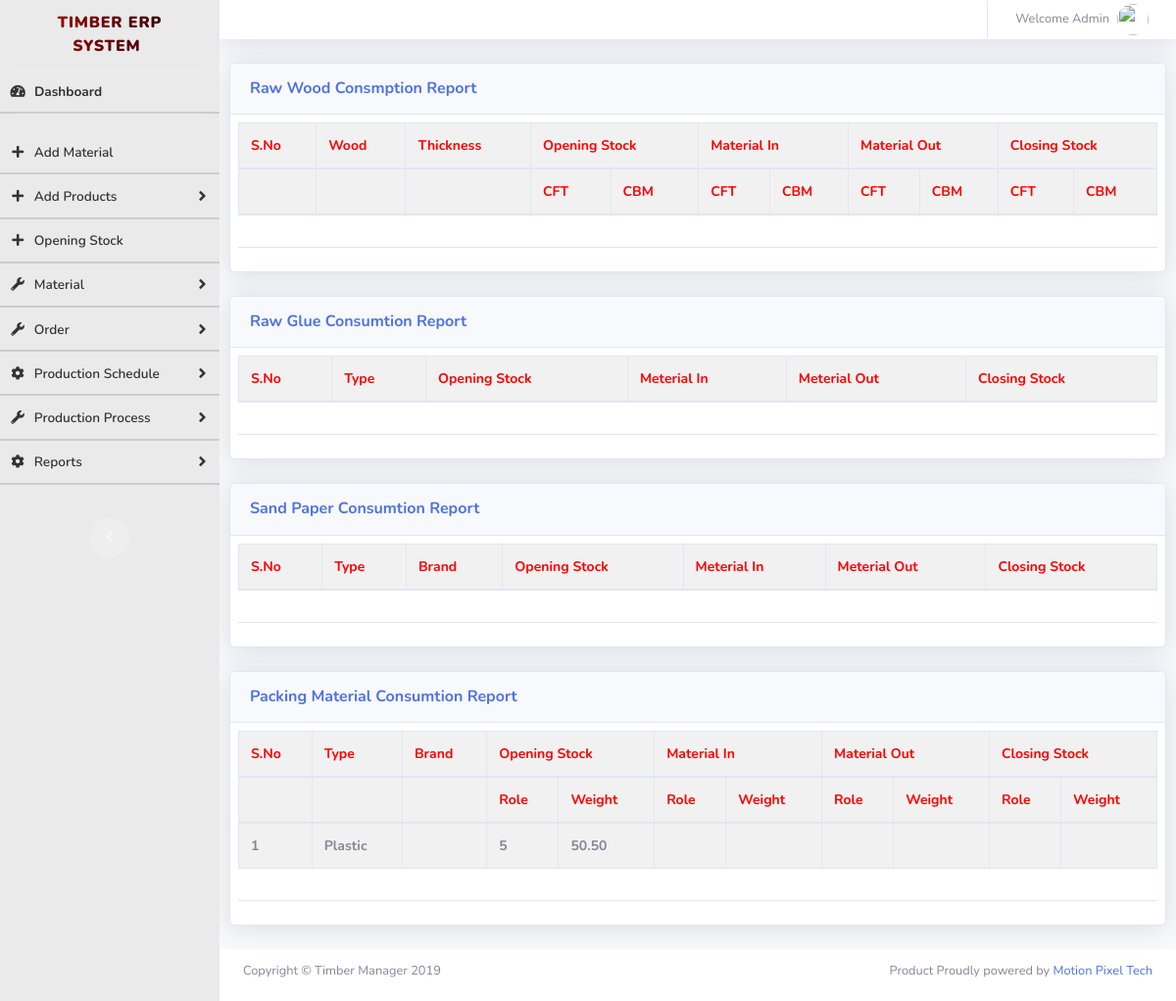
/raw_consumtion_stock.php (signed in), run on the app's committed database.
### tables this page shows
CREATE TABLE `ta_packing_material` (
  `pm_id` int(11) NOT NULL,
  `recieved_date` date DEFAULT NULL,
  `name` varchar(150) DEFAULT NULL,
  `vehicle_number` varchar(20) DEFAULT NULL,
  `reference` varchar(20) DEFAULT NULL,
  `packing_material_type` varchar(20) DEFAULT NULL,
  `quantity` varchar(20) DEFAULT NULL,
  `uom` varchar(20) DEFAULT NULL,
  `brand` varchar(20) DEFAULT NULL,
  `roles` varchar(20) DEFAULT NULL,
  `price` varchar(20) DEFAULT NULL,
  `gst` varchar(20) DEFAULT NULL,
  `sp_insert_date` datetime(6) DEFAULT NULL,
  `transport_charges` varchar(100) NOT NULL,
  `other_charges` varchar(100) NOT NULL,
  `status` int(1) NOT NULL DEFAULT 1
);

CREATE TABLE `ta_packing_type` (
  `id` int(10) NOT NULL,
  `packing_type` varchar(150) NOT NULL,
  `status` int(1) NOT NULL DEFAULT 1 COMMENT '1->Active, 0->inactive',
  `created_on` datetime NOT NULL DEFAULT current_timestamp()
);

CREATE TABLE `ta_roles` (
  `role_id` int(11) NOT NULL,
  `material_type_id` int(11) NOT NULL,
  `roles` varchar(100) NOT NULL,
  `quantity` int(10) NOT NULL,
  `uom` varchar(100) NOT NULL,
  `created_on` datetime NOT NULL DEFAULT current_timestamp()
);

CREATE TABLE `ta_packing` (
  `packing_id` int(10) NOT NULL,
  `start_date` date NOT NULL,
  `end_date` date NOT NULL,
  `roll_no` varchar(100) NOT NULL,
  `weight` varchar(100) NOT NULL,
  `type` varchar(200) NOT NULL,
  `brand` varchar(200) NOT NULL,
  `quantity` varchar(100) NOT NULL,
  `boardmanu_id` int(11) NOT NULL,
  `date` date NOT NULL,
  `status` int(1) NOT NULL DEFAULT 1 COMMENT '1->active, 0->inactive'
);

### raw_consumtion_stock.php (the view, shortened to what this page needs)
<?php
  if(empty($_SESSION['loggedin_id']))
  {
    header("Location: index.php");
  } else {
  include("db_connection.php");
  $packsql = "SELECT tpm.*,tr.role_id,tr.material_type_id,tr.roles no_roels,tr.quantity no_qty, tr.uom no_uom,tpt.packing_type,tp.weight,tp.brand FROM ta_packing_material tpm join ta_roles tr on (tr.material_type_id = tpm.pm_id) left join ta_packing_type tpt on (tpt.id = tpm.packing_material_type) join ta_packing tp on (tp.packing_id = tpm.pm_id) ";
  $packresp  = $conn->query($packsql);
?>
<!DOCTYPE html>
<html lang="en">
<head>
  <link href="vendor/fontawesome-free/css/all.min.css" rel="stylesheet" type="text/css">
  <link href="css/sb-admin-2.min.css" rel="stylesheet">
  <link href="vendor/datatables/dataTables.bootstrap4.min.css" rel="stylesheet">
</head>
<body id="page-top">
  <div id="wrapper">
   <?php include "sidebar.php"; ?>
    <div id="content-wrapper" class="d-flex flex-column">
      <div id="content">
        <nav class="navbar navbar-expand navbar-light bg-white topbar mb-0 static-top shadow">
          <ul class="navbar-nav ml-auto">
            <li class="nav-item dropdown no-arrow">
              <a class="nav-link dropdown-toggle" href="#" id="userDropdown" role="button" data-toggle="dropdown" aria-haspopup="true" aria-expanded="false">
                <span class="mr-2 d-none d-lg-inline text-gray-600 small">Welcome Admin</span>
                <img class="img-profile rounded-circle" src="https://source.unsplash.com/QAB-WJcbgJk/60x60">
              </a>
            </li>
          </ul>
        </nav>
        <div class="">
        <div class="">
          <div class="card shadow mb-4">
            <div class="card-header py-3">
              <h6 class="m-0 font-weight-bold text-primary" style="text-transform: capitalize;">Raw Wood Consmption Report</h6>
            </div>
            <div class="card-body">
              <div class="table-responsive">
        				<div class="table-responsive">
        					<table class="table table-bordered requestTable" id="dataTable" width="100%" cellspacing="0">
        						<thead>
        							<tr>
        								<th>S.No</th>
        								<th>Wood</th>
                        <th>Thickness</th>
                        <th colspan="2">Opening Stock</th>
                        <th colspan="2">Material In</th>
                        <th colspan="2">Material Out</th>
        								<th colspan="2">Closing Stock</th>
        							</tr>
                      <tr>
                        <th></th>
                        <th></th>
                        <th></th>
                        <th>CFT</th>
                        <th>CBM</th>
                        <th>CFT</th>
                        <th>CBM</th>
                        <th>CFT</th>
                        <th>CBM</th>
                        <th>CFT</th>
                        <th>CBM</th>
                      </tr>
        						</thead>
        					</table>
        				</div>
            	<hr>
              </div>
            </div>
          </div>
        </div>
        <div class="">
          <div class="card shadow mb-4">
            <div class="card-header py-3">
              <h6 class="m-0 font-weight-bold text-primary" style="text-transform: capitalize;">Raw Glue Consumtion Report</h6>
            </div>
            <div class="card-body">
              <div class="table-responsive">
                <div class="table-responsive">
                  <table class="table table-bordered requestTable" id="dataTable" width="100%" cellspacing="0">
                    <thead>
                      <tr>
                        <th>S.No</th>
                        <th>Type</th>
                        <th>Opening Stock</th>
                        <th>Meterial In</th>
                        <th>Meterial Out</th>
                        <th>Closing Stock</th>
                      </tr>
                    </thead>
                  </table>
                </div>
              <hr>
              </div>
            </div>
          </div>
        </div>
        <div class="">
          <div class="card shadow mb-4">
            <div class="card-header py-3">
              <h6 class="m-0 font-weight-bold text-primary" style="text-transform: capitalize;">Sand Paper Consumtion Report</h6>
            </div>
            <div class="card-body">
              <div class="table-responsive">
                <div class="table-responsive">
                  <table class="table table-bordered requestTable" id="dataTable" width="100%" cellspacing="0">
                    <thead>
                      <tr>
                        <th>S.No</th>
                        <th>Type</th>
                        <th>Brand</th>
                        <th>Opening Stock</th>
                        <th>Meterial In</th>
                        <th>Meterial Out</th>
                        <th>Closing Stock</th>
                      </tr>
                    </thead>
                  </table>
                </div>
              <hr>
              </div>
            </div>
          </div>
        </div>
        <div class="">
          <div class="card shadow mb-4">
            <div class="card-header py-3">
              <h6 class="m-0 font-weight-bold text-primary" style="text-transform: capitalize;">Packing Material Consumtion Report </h6>
            </div>
            <div class="card-body">
              <div class="table-responsive">
                <div class="table-responsive">
                  <table class="table table-bordered requestTable" id="dataTable" width="100%" cellspacing="0">
                    <thead>
                      <tr>
                        <th>S.No</th>
                        <th>Type</th>
                        <th>Brand</th>
                        <th colspan="2">Opening Stock</th>
                        <th colspan="2">Material In</th>
                        <th colspan="2">Material Out</th>
                        <th colspan="2">Closing Stock</th>
                      </tr>
                      <tr>
                        <th></th>
                        <th></th>
                        <th></th>
                        <th>Role</th>
                        <th>Weight</th>
                        <th>Role</th>
                        <th>Weight</th>
                        <th>Role</th>
                        <th>Weight</th>
                        <th>Role</th>
                        <th>Weight</th>
                      </tr>
                    </thead>
                    <tbody>
                      <?php
                      $sno = 1;
                        while ($packingrows = $packresp->fetch_array()) {
                      ?>
                      <tr>
                        <th><?php echo $sno++;?></th>
                        <th><?php echo $packingrows['packing_type']; ?></th>
                        <th><?php echo $packingrows['brand']; ?></th>
                        <th><?php echo $packingrows['no_roels']; ?></th>
                        <th><?php echo $packingrows['weight'];?></th>
                        <th><?php ?></th>
                        <th><?php ?></th>
                        <th><?php ?></th>
                        <th><?php ?></th>
                        <th><?php ?></th>
                        <th><?php ?></th>
                      </tr>
                    <?php } ?>
                    </tbody>
                  </table>
                </div>
              <hr>
              </div>
            </div>
          </div>
        </div>
        </div>
      </div>
      <?php include "footer.php"; ?>
    </div>
  </div>
</body>
</html>
<?php } ?>

### data on the page
ta_packing_material: ta_packing_type.packing_type "Plastic", ta_roles.roles "5", ta_packing.weight "50.50"
